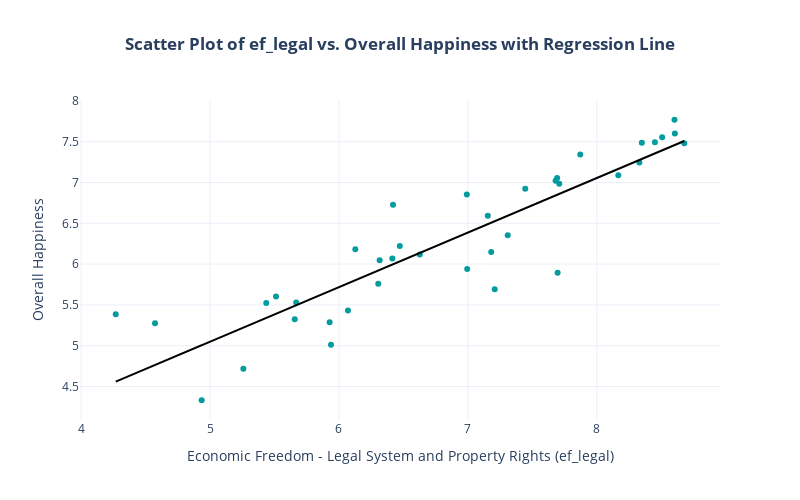

Notebook code for this chart:
### Code cell
df = data

"ef_legal" "Overall Happiness"

# Convert data to numpy arrays
X = np.array(data['ef_legal'])  # Independent variable
y = np.array(data['Overall Happiness'])  # Dependent variable

# Compute coefficients of linear regression (y = mx + c)
X_mean = np.mean(X)
y_mean = np.mean(y)
m = np.sum((X - X_mean) * (y - y_mean)) / np.sum((X - X_mean) ** 2)
c = y_mean - m * X_mean

# Predicted values of y based on the regression equation
y_pred = m * X + c

# Plotting the scatter plot and regression line using Plotly
fig = go.Figure()

# Scatter plot of data points
fig.add_trace(go.Scatter(
    x=X,
    y=y,
    mode='markers',
    marker=dict(color='#049b9e'),
    name='Data Points'
))

# Regression line
fig.add_trace(go.Scatter(
    x=X,
    y=y_pred,
    mode='lines',
    line=dict(color='black', width=2),
    name='Regression Line'
))

# Layout settings
fig.update_layout(
    title='<b>Scatter Plot of ef_legal vs. Overall Happiness with Regression Line</b>',
    xaxis_title='Economic Freedom - Legal System and Property Rights (ef_legal)',
    yaxis_title='Overall Happiness',
    showlegend=False,
    hovermode='closest',
    template='plotly_white',
    width=800,
    height=500,
)

# Show the plot
fig.update_layout(title_x=0.5)
fig.show()

### Figure 1 — Plotly figure (JSON) as saved in the notebook; plotly's stock layout.template omitted (floating-point values rounded to 4 significant figures)
{"data": [{"marker": {"color": "#049b9e"}, "mode": "markers", "name": "Data Points", "type": "scatter", "x": [8.679, 8.606, 7.181, 7.681, 7.693, 7.696, 6.42, 6.992, 8.35, 6.995, 8.603, 8.451, 6.316, 8.167, 7.709, 7.309, 6.414, 8.331, 5.259, 5.939, 7.208, 8.507, 7.872, 5.436, 7.445, 6.472, 7.155, 6.305, 6.627, 6.07, 5.669, 6.127, 5.512, 5.928, 4.573, 4.269, 5.657, 4.935], "y": [7.48, 7.6, 6.149, 7.021, 7.054, 5.893, 6.726, 6.852, 7.488, 5.94, 7.769, 7.494, 6.046, 7.09, 6.985, 6.354, 6.07, 7.246, 4.719, 5.011, 5.693, 7.554, 7.343, 5.523, 6.923, 6.223, 6.592, 5.758, 6.118, 5.432, 5.529, 6.182, 5.603, 5.287, 5.274, 5.386, 5.323, 4.332]}, {"line": {"color": "black", "width": 2}, "mode": "lines", "name": "Regression Line", "type": "scatter", "x": [8.679, 8.606, 7.181, 7.681, 7.693, 7.696, 6.42, 6.992, 8.35, 6.995, 8.603, 8.451, 6.316, 8.167, 7.709, 7.309, 6.414, 8.331, 5.259, 5.939, 7.208, 8.507, 7.872, 5.436, 7.445, 6.472, 7.155, 6.305, 6.627, 6.07, 5.669, 6.127, 5.512, 5.928, 4.573, 4.269, 5.657, 4.935], "y": [7.509, 7.46, 6.508, 6.842, 6.85, 6.852, 5.999, 6.382, 7.289, 6.383, 7.458, 7.357, 5.93, 7.167, 6.861, 6.594, 5.995, 7.276, 5.223, 5.677, 6.526, 7.395, 6.97, 5.341, 6.685, 6.034, 6.49, 5.922, 6.138, 5.765, 5.497, 5.803, 5.392, 5.67, 4.764, 4.561, 5.489, 5.006]}], "layout": {"height": 500, "hovermode": "closest", "showlegend": false, "title": {"text": "<b>Scatter Plot of ef_legal vs. Overall Happiness with Regression Line</b>", "x": 0.5}, "width": 800, "xaxis": {"title": {"text": "Economic Freedom - Legal System and Property Rights (ef_legal)"}}, "yaxis": {"title": {"text": "Overall Happiness"}}}}
